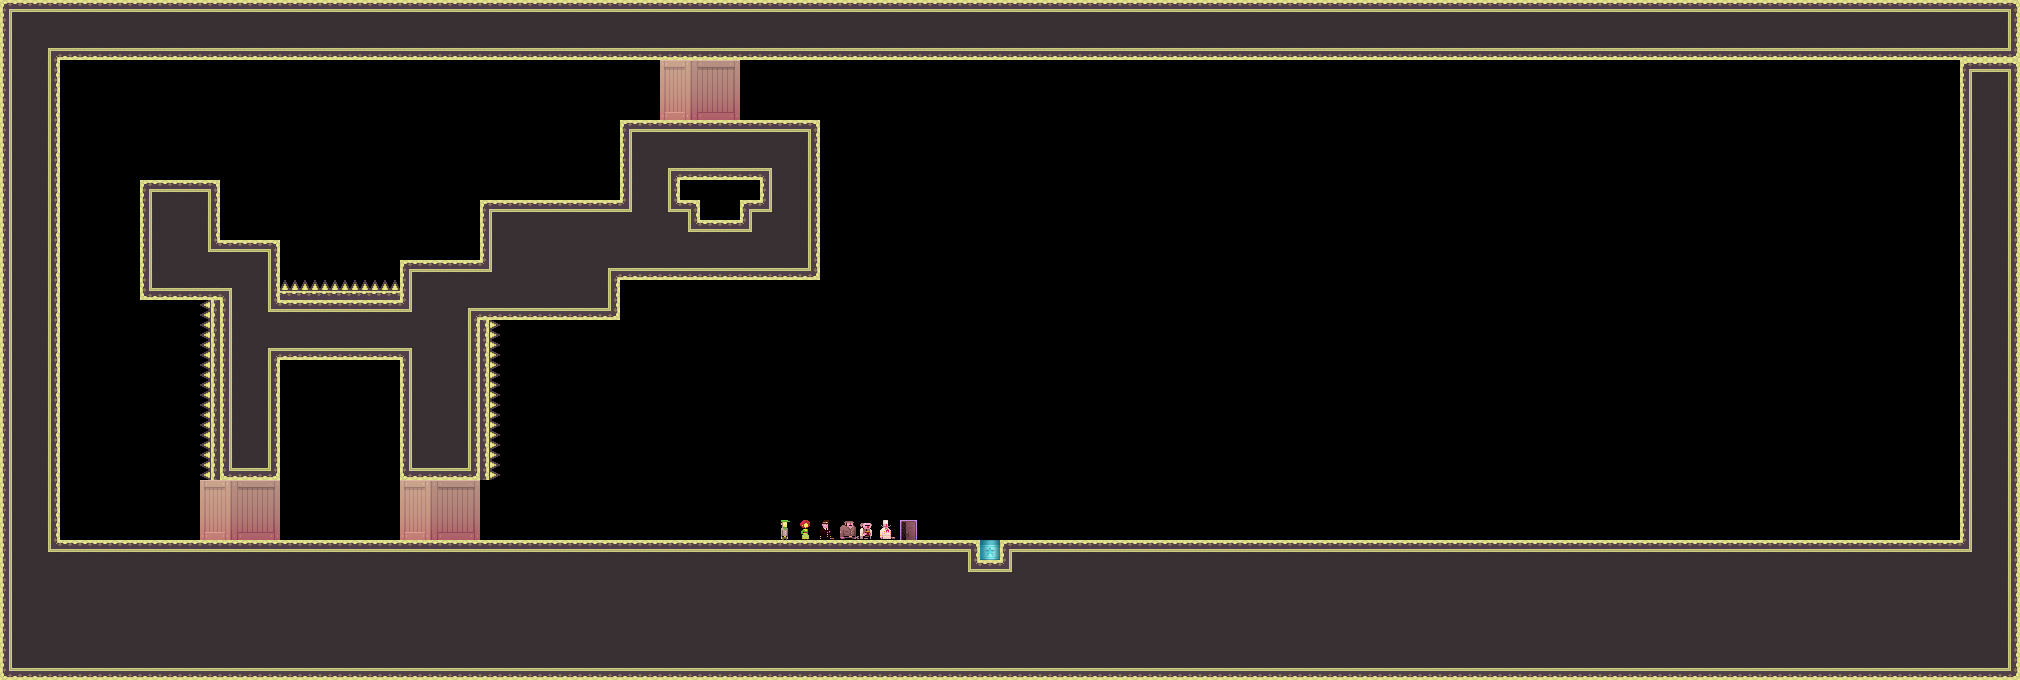

This game map was drawn from its Tiled (.tmx) file and the tilesets committed beside it. A one-line description and the trimmed map source follow:
An orthogonal 101x34 tile map with 20x20 px tiles, 2 tile layers (bg, dontAutoLoad_sprites) and 13 objects.

<map version="1.0" orientation="orthogonal" width="101" height="34" tilewidth="20" tileheight="20">
 <tileset firstgid="1" name="tiles_military" tilewidth="20" tileheight="20">
  <image source="../Art/tiles_military.png" width="400" height="400" />
  <terraintypes>
   <terrain name="solid" tile="151" />
   <terrain name="hollow" tile="94" />
  </terraintypes>
  <tile id="8" terrain=",,,1" />
  <tile id="9" terrain=",,1,1" />
  <tile id="10" terrain=",,1,1" />
  <tile id="11" terrain=",,1,1" />
  <tile id="12" terrain=",,1,1" />
  <tile id="13" terrain=",,1,1" />
  <tile id="14" terrain=",,1," />
  <tile id="15" terrain="1,1,1," />
  <tile id="16" terrain="1,1,,1" />
  <tile id="28" terrain=",1,,1" />
  <tile id="34" terrain="1,,1," />
  <tile id="35" terrain="1,,1,1" />
  <tile id="36" terrain=",1,1,1" />
  <tile id="48" terrain=",1,,1" />
  <tile id="54" terrain="1,,1," />
  <tile id="68" terrain=",1,,1" />
  <tile id="74" terrain="1,,1," />
  <tile id="88" terrain=",1,,1" />
  <tile id="94" terrain="1,,1," />
  <tile id="108" terrain=",1,,1" />
  <tile id="114" terrain="1,,1," />
  <tile id="128" terrain=",1,," />
  <tile id="129" terrain="1,1,," />
  <tile id="130" terrain="1,1,," />
  <tile id="131" terrain="1,1,," />
  <tile id="132" terrain="1,1,," />
  <tile id="133" terrain="1,1,," />
  <tile id="134" terrain="1,,," />
  <tile id="148" terrain=",,,0" />
  <tile id="149" terrain=",,0,0" />
  <tile id="150" terrain=",,0," />
  <tile id="151" terrain="0,0,0," />
  <tile id="152" terrain="0,0,," />
  <tile id="153" terrain="0,0,,0" />
  <tile id="168" terrain=",0,,0" />
  <tile id="170" terrain="0,,0," />
  <tile id="171" terrain="0,,0," />
  <tile id="173" terrain=",0,,0" />
  <tile id="188" terrain=",0,," />
  <tile id="189" terrain="0,0,," />
  <tile id="190" terrain="0,,," />
  <tile id="191" terrain="0,,0,0" />
  <tile id="192" terrain=",,0,0" />
  <tile id="193" terrain=",0,0,0" />
  <tile id="194" terrain="0,0,0,0" />
  <tile id="195" terrain="1,1,1,1" />
  <tile id="356">
   <properties>
    <property name="LargeCrate" value="" />
   </properties>
  </tile>
  <tile id="380">
   <properties>
    <property name="Andre" value="" />
   </properties>
  </tile>
  <tile id="381">
   <properties>
    <property name="Liselot" value="" />
   </properties>
  </tile>
  <tile id="382">
   <properties>
    <property name="Amsterdaam" value="" />
   </properties>
  </tile>
  <tile id="383">
   <properties>
    <property name="Worker" value="" />
   </properties>
  </tile>
  <tile id="384">
   <properties>
    <property name="Inspector" value="" />
   </properties>
  </tile>
  <tile id="385">
   <properties>
    <property name="Chef" value="" />
   </properties>
  </tile>
  <tile id="386">
   <properties>
    <property name="Exit" value="" />
   </properties>
  </tile>
  <tile id="387">
   <properties>
    <property name="Trampoline" value="" />
   </properties>
  </tile>
  <tile id="388">
   <properties>
    <property name="SmallCrate" value="" />
   </properties>
  </tile>
  <tile id="389">
   <properties>
    <property name="SugarBag" value="" />
   </properties>
  </tile>
 </tileset>
 <layer name="bg" width="101" height="34">
  <data>[3434 cells, 1414 non-empty, 20 distinct tile ids]</data>
 </layer>
 <objectgroup name="boxes" width="101" height="34">
  <object x="0" y="0" width="60" height="680" />
  <object x="60" y="0" width="1960" height="60" />
  <object x="1960" y="60" width="60" height="620" />
  <object x="60" y="540" width="1900" height="140" />
  <object x="140" y="180" width="80" height="120" />
  <object x="220" y="240" width="60" height="240" />
  <object x="280" y="300" width="120" height="60" />
  <object x="400" y="260" width="80" height="220" />
  <object x="480" y="200" width="140" height="120" />
  <object x="620" y="120" width="200" height="160" />
 </objectgroup>
 <layer name="dontAutoLoad_sprites" width="101" height="34">
  <data>[3434 cells, 44 non-empty, 20 distinct tile ids]</data>
 </layer>
 <objectgroup name="dontAutoLoad_death" width="101" height="34">
  <object x="280" y="280" width="120" height="20" />
  <object x="200" y="300" width="20" height="180" />
  <object x="480" y="320" width="20" height="160" />
 </objectgroup>
</map>
